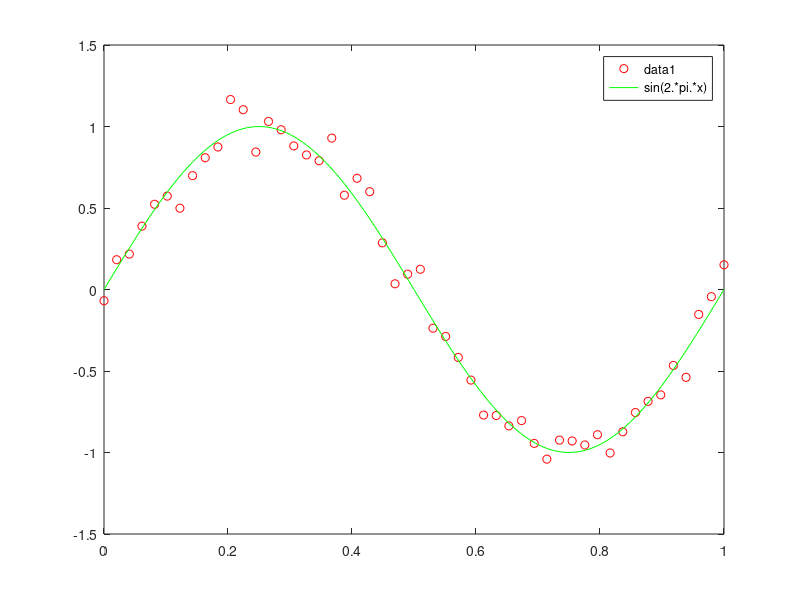

MATLAB code for this plot: (Note: this script raises an error after producing the figure.)
% Demo_NN_07: Regression usando redes neuronales
% Autor: Ivan A. Calle Flores
clear ; close all; clc

%----------------------------------------------------------------------%
% 1. CONJUNTO DE ENTRENAMIENTO
%----------------------------------------------------------------------%
N = 50;
X = linspace(0,1,N)';
sigma = 0.1;
T = sin(2*pi*X) + sigma*randn(N,1);
plot(X,T,'or')
hold on
fplot('sin(2*pi*x)', [0 1],'g')



%----------------------------------------------------------------------%
% 2. DEFINICION DE LOS PARAMETROS DE LA RED NEURONAL
%----------------------------------------------------------------------%
%  2.1. DIMENSION DE LA RED
Number_in = size(X,2);
Number_hidden = 3;
Number_out = 1;

%  2.2. MATRIZ DE PESOS DE LA PRIMERA CAPA
Theta1 = 0.1*randn(Number_in+1, Number_hidden);

%  2.2. MATRIZ DE PESOS DE LA SEGUNDA CAPA
Theta2 = 0.1*randn(Number_hidden+1, Number_out);

%  2.4. VECTOR DE PARAMETROS TOTAL
NN_params = [Theta1(:); Theta2(:)];


                        
%----------------------------------------------------------------------%
% 3. ENTRENAMIENTO DE LA RED NEURONAL
%----------------------------------------------------------------------%
%  3.1. CONSTRUIMOS UN HANDLE A LA FUNCION DE ERROR
costFunc = @(p)NN_Error_Regression(p, Number_in, Number_hidden,...                          
    Number_out, X, T);

%  3.2. ESTABLECEMOS EL VECTOR DE OPCIONES DE OPTIMIZACION
options = optimset('GradObj', 'on', 'MaxIter', 400);

%  3.3. EJECUTAMOS LA FUNCION "fminunc" PARA OBTENER "theta"
[theta_star, J, exit_flag] = fminunc(costFunc, NN_params, options);

%  3.4. OBTENIENDO LOS PESOS DE LAS CAPAS
%   -> De la primera capa
Theta1 = reshape(theta_star(1:(Number_in + 1)*Number_hidden),...
    (Number_in + 1), Number_hidden);
%   -> De la segunda capa
Theta2 = reshape(theta_star((Number_in + 1)*Number_hidden + 1:end),...
 (Number_hidden + 1), Number_out);  



%----------------------------------------------------------------------%
% 4. PLOTEAMOS EL MODELO ENTRENADO
%----------------------------------------------------------------------%
X_test = linspace(0, 1, 100)';
Y = NN_regression(Theta1, Theta2, X_test);
plot(X_test, Y,'b-')
hold on
